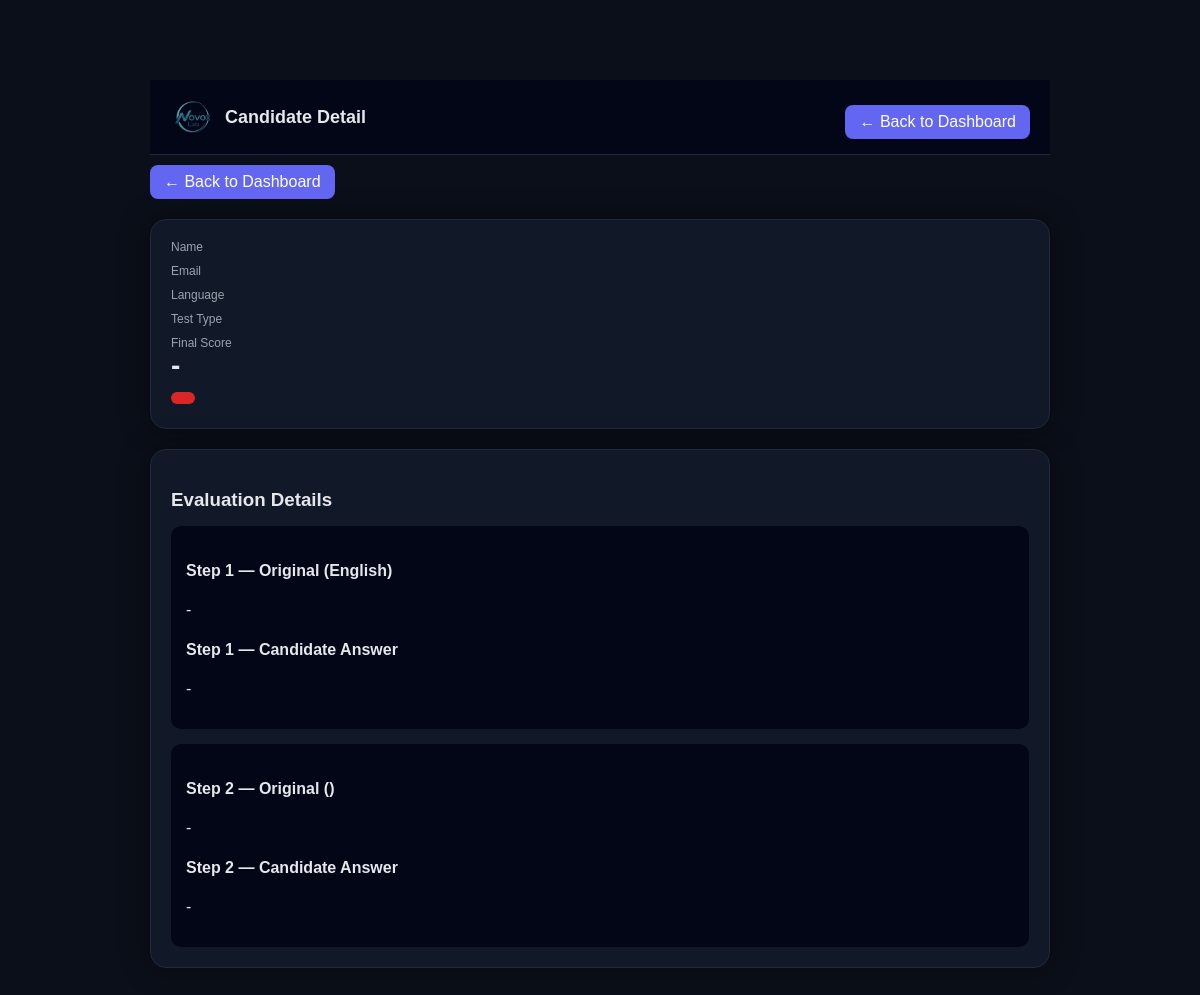
The page /result/13 on the database as committed earlier.
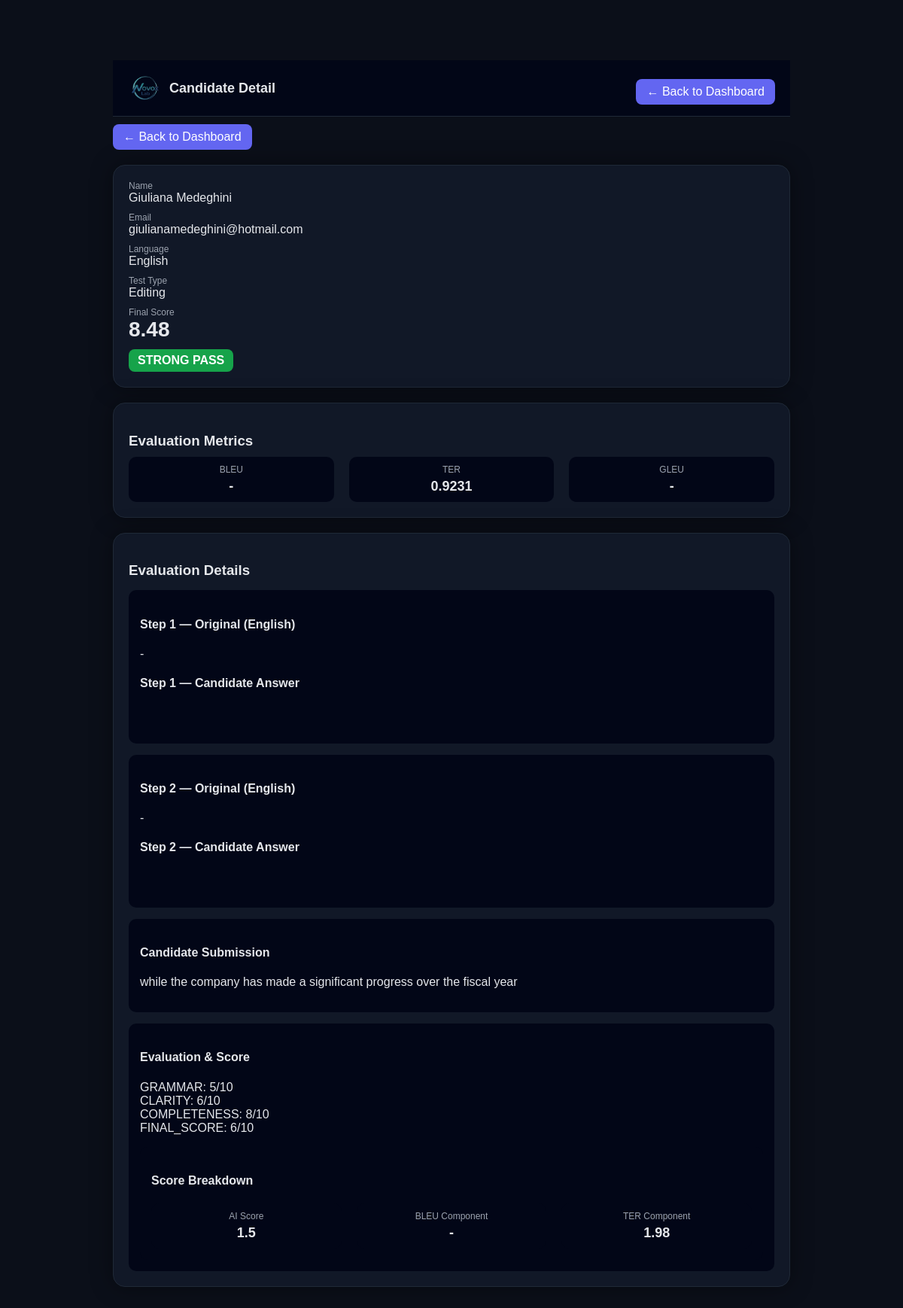
The same page on the database as committed later.
### tables this page shows
CREATE TABLE results (
        id INTEGER PRIMARY KEY AUTOINCREMENT,
        first_name TEXT,
        last_name TEXT,
        email TEXT,
        test_type TEXT,
        language TEXT,
        answer TEXT,

        translation_score TEXT,
        interpretation_score TEXT,
        status TEXT,

        audio1 TEXT,
        audio2 TEXT,
        audio3 TEXT,
        audio4 TEXT,

        transcription1 TEXT,
        transcription2 TEXT,
        transcription3 TEXT,
        transcription4 TEXT,

        created_at TEXT
    , editing_score TEXT, final_score REAL, post_edit_score TEXT, gleu_score REAL, bleu_score REAL, ter_score REAL, ai_component REAL, bleu_component REAL, ter_component REAL, t1_en TEXT, t2_en TEXT, t3_en TEXT, t4_en TEXT, flag TEXT, step1_original TEXT, step2_original TEXT, step1_answer TEXT, step2_answer TEXT, rev_transcription1 TEXT, rev_transcription2 TEXT, rev_transcription3 TEXT, rev_transcription4 TEXT);

### app.py (the view)
@app.route("/result/<int:id>")
def result_detail(id):
    conn = sqlite3.connect(DB_PATH)
    conn.row_factory = sqlite3.Row
    c = conn.cursor()
    c.execute("SELECT * FROM results WHERE id = ?", (id,))
    result = c.fetchone()
    conn.close()
    return render_template("result.html", r=result)

### templates/result.html (shortened to what this page needs)
<!DOCTYPE html>
<html>
<head>
</head>
<body>
<div class="container">
<div class="header">
  <div class="header-left">
    <img src="{{ url_for('static', filename='images/logo.png') }}">
    <span>Candidate Detail</span>
  </div>
  <a href="/dashboard" class="button">← Back to Dashboard</a>
</div>
<div style="margin-bottom:20px;">
  <a href="/dashboard" class="button">← Back to Dashboard</a>
</div>
<div class="card">
  <div class="label">Name</div>
  <div class="value">
  {{ (r.first_name or '') }} {{ (r.last_name or '') }}
  </div>
  <div class="label">Email</div>
  <div class="value">{{ r.email }}</div>
  <div class="label">Language</div>
  <div class="value">{{ r.language }}</div>
  <div class="label">Test Type</div>
  <div class="value">
    {% if r.test_type == "post_editing" %}
      Post-MT Editing
    {% else %}
      {{ r.test_type|capitalize }}
    {% endif %}
  </div>
  <div class="label">Final Score</div>
  <div class="score">{{ r.final_score or '-' }}</div>
  <div class="status
    {% if 'PASS' in r.status %}pass
    {% elif 'BORDERLINE' in r.status %}borderline
    {% else %}fail{% endif %}">
    {{ r.status }}
  </div>
</div>
{% if r.test_type in ["editing", "post_editing"] %}
<div class="card">
  <h3>Evaluation Metrics</h3>
  <div class="metrics">
    <div class="metric-box">
      <div class="metric-title">BLEU</div>
      <div class="metric-value">{{ r.bleu_score or '-' }}</div>
    </div>
    <div class="metric-box">
      <div class="metric-title">TER</div>
      <div class="metric-value">{{ r.ter_score or '-' }}</div>
    </div>
    <div class="metric-box">
      <div class="metric-title">GLEU</div>
      <div class="metric-value">{{ r.gleu_score or '-' }}</div>
    </div>
  </div>
</div>
{% endif %}
<div class="card">
  <h3>Evaluation Details</h3>
<div class="section">
  <h4>Step 1 — Original (English)</h4>
  <pre>{{ r.step1_original or '-' }}</pre>
  <h4>Step 1 — Candidate Answer</h4>
  <pre>{{ r.step1_answer or '-' }}</pre>
</div>
<div class="section">
  <h4>Step 2 — Original ({{ r.language }})</h4>
  <pre>{{ r.step2_original or '-' }}</pre>
  <h4>Step 2 — Candidate Answer</h4>
  <pre>{{ r.step2_answer or '-' }}</pre>
</div>
{% if r.test_type == "editing" %}
<div class="section">
  <h4>Candidate Submission</h4>
  <pre>{{ r.answer or 'No submission provided' }}</pre>
</div>
<div class="section">
  <h4>Evaluation & Score</h4>
  <pre>{{ r.editing_score or 'No feedback available' }}</pre>
  <div class="section">
  <h4>Score Breakdown</h4>
  <div class="metrics">
    <div class="metric-box">
      <div class="metric-title">AI Score</div>
      <div class="metric-value">{{ r.ai_component or '-' }}</div>
    </div>
    <div class="metric-box">
      <div class="metric-title">BLEU Component</div>
      <div class="metric-value">{{ r.bleu_component or '-' }}</div>
    </div>
    <div class="metric-box">
      <div class="metric-title">TER Component</div>
      <div class="metric-value">{{ r.ter_component or '-' }}</div>
    </div>
  </div>
</div>
{% endif %}
</div>
</body>
</html>

Rows that differ between the two databases and show on the page:
added results: first_name "Giuliana", last_name "Medeghini", email "giulianamedeghini@hotmail.com", language "English", test_type "Editing", final_score "8.48", status "STRONG PASS", bleu_score "-", ter_score "0.9231", step1_original "-", step2_original "-", answer "while the company has made a significant progress over the fiscal year", editing_score "GRAMMAR: 5/10 CLARITY: 6/10 COMPLETENESS: 8/10 FINAL_SCORE: 6/10", ai_component "1.5", bleu_component "-", ter_component "1.98"
Other text that changed with them:
{{ r.gleu_score or '-' }}: (not shown) → "-"
{{ r.final_score or '-' }}: "-" → (not shown)
{{ r.step1_original or '-' }}: "-" → (not shown)
{{ r.step1_answer or '-' }}: "-" → (not shown)
{{ r.step2_original or '-' }}: "-" → (not shown)
{{ r.step2_answer or '-' }}: "-" → (not shown)
text now shown: "Evaluation Metrics BLEU TER GLEU Candidate Submission Evaluation & Score Score Breakdown AI Score BLEU Component TER Component"
